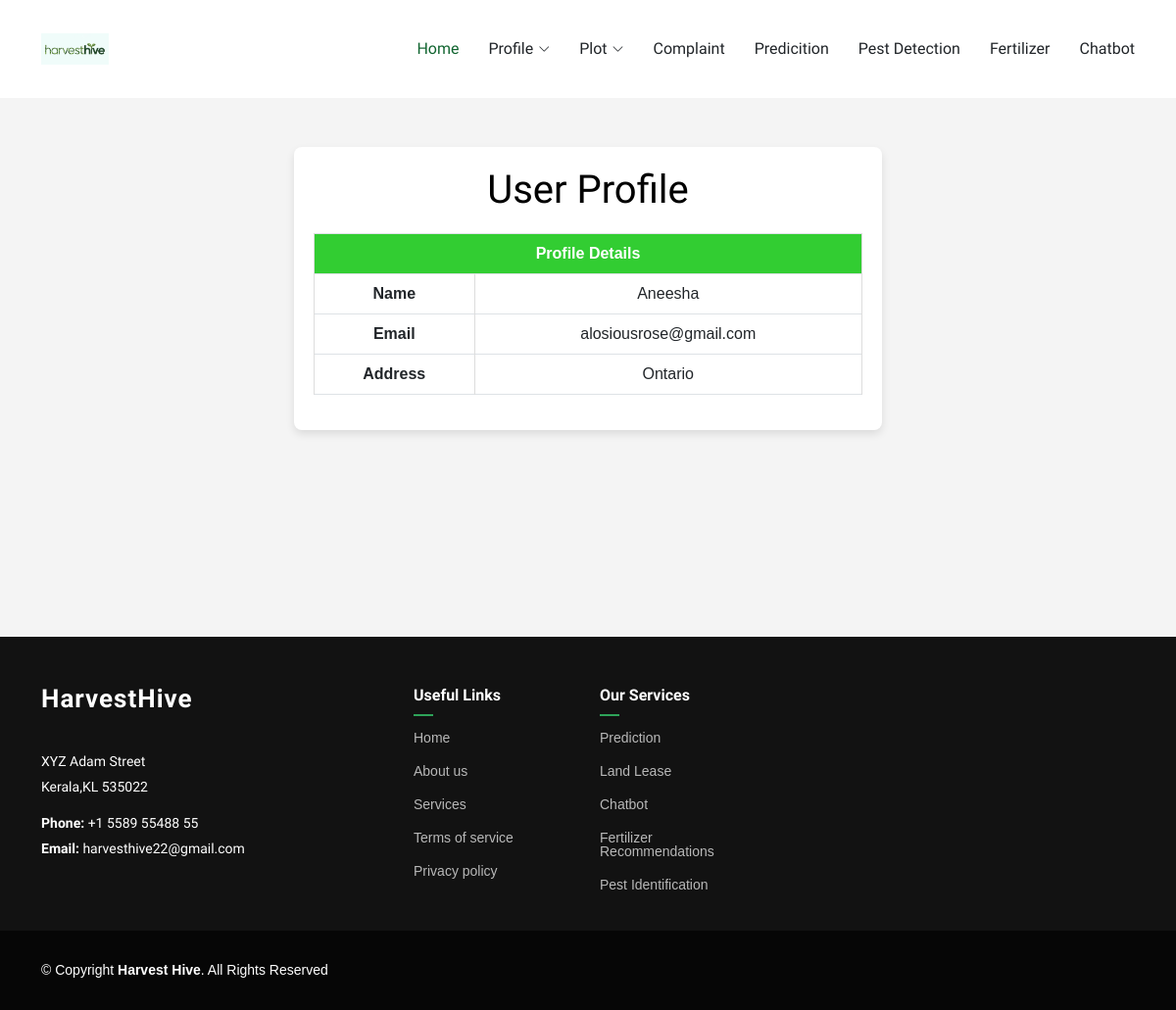
The page /User/my/ (signed in) on the database its author committed.
### Guest/models.py (models this page shows)
class tbl_user(models.Model):
    user_name=models.CharField(max_length=30)
    user_address=models.CharField(max_length=30)
    user_contact=models.CharField(max_length=30)
    user_email=models.CharField(max_length=30)
    user_photo=models.FileField(upload_to="Assests/User/")
    user_pass=models.CharField(max_length=30)
    user_confirm=models.CharField(max_length=30)
    place=models.ForeignKey(tbl_place,on_delete=models.CASCADE)

### User/views.py (the view)
# urls.py: path('my/',views.myprof,name="myprofile"),
def myprof(request):
    if "uid" in request.session:
        user=tbl_user.objects.get(id=request.session['uid'])
        return render(request,'User/myprofile.html',{"user":user})
    else:
        return redirect("Guest:login")

### User/Templates/User/myprofile.html (shortened to what this page needs)
{% extends 'User/Header.html' %}
{% load static %}
{% block content %}
<!DOCTYPE html>
<html lang="en">
<head>
    <link href="https://cdn.jsdelivr.net/npm/bootstrap@5.3.0/dist/css/bootstrap.min.css" rel="stylesheet">
</head>
<body>
    <div class="profile-container">
        <h1>User Profile</h1>
        <form action="" method="post">
            <table class="table table-bordered text-center">
                <thead>
                    <tr>
                        <th colspan="2" class="text-white">Profile Details</th>
                    </tr>
                </thead>
                <tbody>
                    <tr>
                        <td><strong>Name</strong></td>
                        <td>{{ user.user_name }}</td>
                    </tr>
                    <tr>
                        <td><strong>Email</strong></td>
                        <td>{{ user.user_email }}</td>
                    </tr>
                    <tr>
                        <td><strong>Address</strong></td>
                        <td>{{ user.user_address }}</td>
                    </tr>
                </tbody>
            </table>
        </form>
    </div>
</body>
</html>
{% endblock content %}

### Guest/static/Main/assets/css/main.css (style rules this page uses)
:root { --default-font: "Open Sans", system-ui, -apple-system, "Segoe UI", Roboto, "Helvetica Neue", Arial, "Noto Sans", "Liberation Sans", sans-serif, "Apple Color Emoji", "Segoe UI Emoji", "Segoe UI Symbol", "Noto Color Emoji"; --heading-font: "Marcellus", sans-serif; --nav-font: "Marcellus", sans-serif; }
:root { --background-color: #ffffff; --default-color: #212529; --heading-color: #2d465e; --accent-color: #116530; --surface-color: #ffffff; --contrast-color: #ffffff; }
:root { --nav-color: #212529; --nav-hover-color: #116530; --nav-mobile-background-color: #ffffff; --nav-dropdown-background-color: #ffffff; --nav-dropdown-color: #212529; --nav-dropdown-hover-color: #116530; }
:root { scroll-behavior: smooth; }
body { color: var(--default-color); background-color: var(--background-color); font-family: var(--default-font); }
h1, h2, h3, h4, h5, h6 { color: var(--heading-color); font-family: var(--heading-font); }

### User/Templates/User/myprofile.html (style rules this page uses)
body { font-family: Arial, sans-serif; background-color: #f4f4f4; }
.profile-container { max-width: 600px; margin: 50px auto; background: white; padding: 20px; border-radius: 8px; box-shadow: 0px 4px 8px rgba(0, 0, 0, 0.1); }
h1 { text-align: center; color: black; }
table { width: 100%; border-collapse: collapse; margin-top: 20px; }
th, td { padding: 12px; text-align: center; border: 1px solid #ddd; }
th { background-color: limegreen !important; color: white !important; }
td { background-color: #f9f9f9; }

### rows shown on the page
tbl_user: user_name "Aneesha", user_email "alosiousrose@gmail.com", user_address "Ontario"
